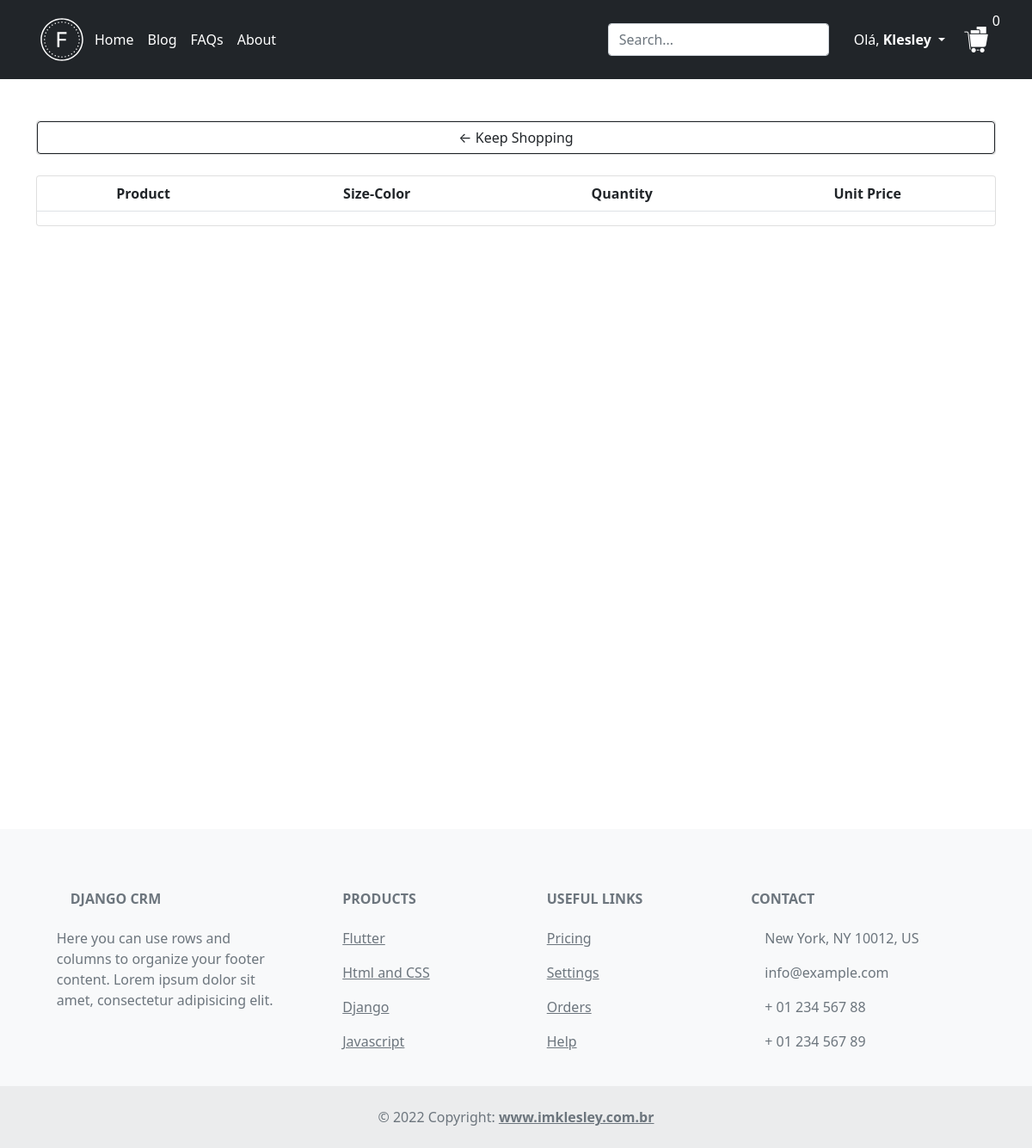
The app's page /cart/ (signed in), older data.
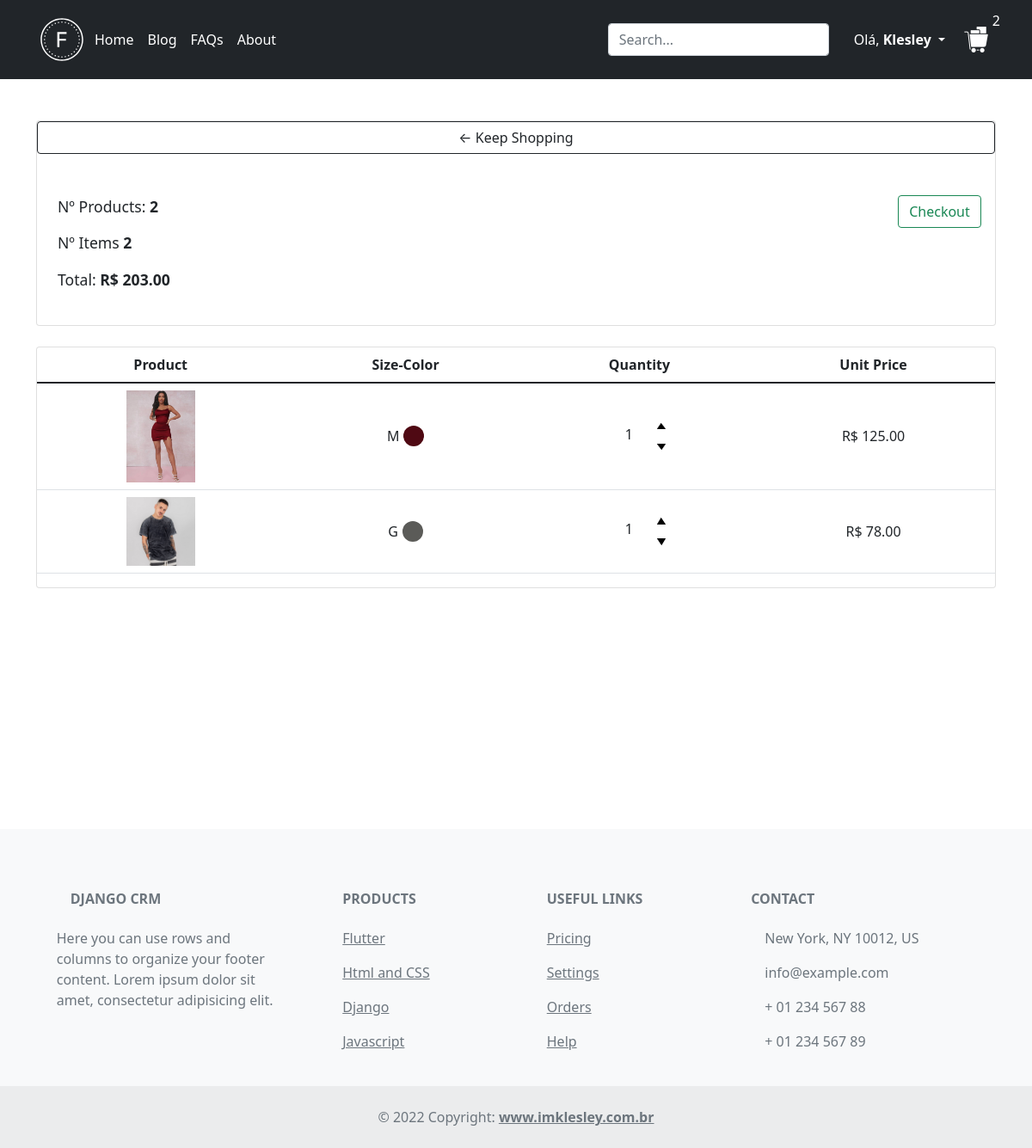
The same page, newer data.
### store/models.py (models this page shows, shortened)
class Order(models.Model):
    PROCESSING_PAYMENT = 'PP'
    SEPARATING_PRODUCTS = 'SP'
    OUT_FOR_DELIVERY = 'OFD'
    PRODUCTS_DELIVERED = 'PD'
    STATUS = ((PROCESSING_PAYMENT, 'Processing Payment'), (SEPARATING_PRODUCTS, 'Separating Products'),
              (OUT_FOR_DELIVERY, 'Out For Delivery'), (PRODUCTS_DELIVERED, 'Products Delivered'))
    customer = models.ForeignKey(Customer, null=True, blank=False, on_delete=models.SET_NULL)
    date_ordered = models.DateTimeField(auto_now_add=True)
    on_cart = models.BooleanField(default=True)
    status = models.CharField(max_length=100, choices=STATUS, blank=True)
    @property
    def total_price(self):
        order_items = self.orderitem_set.filter(order_id=self.id)
        total = 0
        for item in order_items:
            total += item.price * item.quantity
        return total
    @property
    def quantity_items(self):
        order_items = OrderItem.objects.filter(order_id=self.id)
        quantity = 0
        for item in order_items:
            quantity += item.quantity
        return quantity

class OrderItem(models.Model):
    order = models.ForeignKey(Order, null=True, blank=False, on_delete=models.CASCADE)
    product = models.ForeignKey(Product, null=True, blank=False, on_delete=models.CASCADE)
    size = models.ForeignKey(Size, null=True, blank=False, on_delete=models.CASCADE)
    color = models.ForeignKey(Color, null=True, blank=True, on_delete=models.CASCADE)
    price = models.DecimalField(max_digits=7, decimal_places=2, null=False, blank=False)
    quantity = models.IntegerField(default=0, null=False, blank=False)
    date_added = models.DateTimeField(auto_now_add=True)

class Product(models.Model):
    name = models.CharField(max_length=200, null=False, blank=False)
    old_price = models.DecimalField(max_digits=7, decimal_places=2, null=False, blank=False)
    price = models.DecimalField(max_digits=7, decimal_places=2, null=False, blank=False)
    description = models.TextField(null=False, blank=True)
    visible = models.BooleanField(default=True, null=False, blank=False)
    category = models.ForeignKey(Category, null=False, blank=False, on_delete=models.CASCADE)
    gallery = models.OneToOneField(Gallery, on_delete=models.CASCADE)
    size_table = models.OneToOneField(SizeTable, null=False, blank=False, on_delete=models.CASCADE)

class Gallery(models.Model):
    name = models.CharField(max_length=200, null=False, blank=False)
    date_created = models.DateTimeField(auto_now_add=True)

class ProductImage(models.Model):
    image = models.ImageField(upload_to=upload_location, null=False, blank=False)
    about = models.CharField(max_length=200, null=True, blank=False)
    gallery = models.ForeignKey(Gallery, on_delete=models.CASCADE, null=True)

class Size(models.Model):
    name = models.CharField(max_length=200, null=True, blank=False)
    size_table = models.ForeignKey(SizeTable, null=False, blank=False, on_delete=models.CASCADE)
    color_table = models.ForeignKey(ColorTable, null=True, blank=True, on_delete=models.CASCADE)
    date_created = models.DateTimeField(auto_now_add=True)

class Color(models.Model):
    name = models.CharField(max_length=200, null=False, blank=False)
    hex_color = models.CharField(max_length=7, null=True, blank=True)
    quantity = models.IntegerField(null=False, blank=False)
    color_table = models.ForeignKey(ColorTable, null=True, blank=True, on_delete=models.CASCADE)
    date_created = models.DateTimeField(auto_now_add=True)

### store/views.py (the view)
# urls.py: path('cart/', cart, name='cart'),
def cart(request):
    context = {}
    context['order'] = cart_data(request)
    return render(request, 'store/cart.html', context)

### store/utils.py (called while the page is built)
def cart_data(request):
    user = request.user
    if user.is_authenticated:
        customer = user.customer
        order, created = Order.objects.get_or_create(
            customer=customer, on_cart=True)
    else:
        order = cookie_cart(request=request)
    return order

### store/templates/store/cart.html (shortened to what the changed rows need)
{% extends 'base.html' %}
{% load static %}
{% block content %}
    <br>
    <div class="row">
        <div class="col-lg-12">
            <div class="card">
                {% if order.orderitem_set.count > 0 %}
                    <br>
                    <div class="d-flex justify-content-between m-4">
                        <div class="col-lg-11">
                            <p style="font-size: 1.1rem">Nº Products: <strong>{{ order.orderitem_set.count }}</strong>
                            </p>
                            <p style="font-size: 1.1rem">Nº Items <strong>{{ order.quantity_items }}</strong></p>
                            <p style="font-size: 1.1rem">Total: <strong>R$ {{ order.total_price }}</strong></p>
                        </div>
                        <div class="col-lg-1">
                            <a class="btn btn-outline-success btn-md" href="{% url 'store:checkout' %}">Checkout</a>
                        </div>
                    </div>
                {% endif %}
            </div>
            <br>
            <div class="card">
                <table class="table">
                    <thead>
                    <tr>
                        <th class="text-center" scope="col">Product</th>
                        <th class="text-center" scope="col">Size-Color</th>
                        <th class="text-center" scope="col">Quantity</th>
                        <th class="text-center" scope="col">Unit Price</th>
                    </tr>
                    </thead>
                    <tbody>
                    {% for item in order.orderitem_set.all %}
                        <tr class="text-center" style="vertical-align: middle">
                            <td><img
                                    src="{{ item.product.gallery.productimage_set.all.0.image.url }}"
                                    alt="" width="80em"></td>
                            <td>
                                <div class="d-flex justify-content-center">
                                    <div style="padding-right: 0.3em">
                                        {{ item.size.name }}
                                    </div>
                                    <div class="rounded-circle"
                                         style=" height: 1.5em;width:1.5em; background:  {{ item.color.hex_color }}"></div>
                                </div>
                            </td>
                            <td>
                                <div class="d-flex justify-content-center ">
                                    <div class="row  d-flex justify-content-center">
                                        <div class="col-6">
                                            <p id="product-{{ item.product.id }}-{{ item.size.id }}-{{ item.color.id }}"
                                               style="padding-top: 0.7em">{{ item.quantity }}</p>
                                        </div>
                                        <div class="col-1">
                                            <a class="update-cart" data-action="add" style="cursor: pointer;"
                                               data-product="{{ item.product.id }}" data-color="{{ item.color.id }}"
                                               data-size="{{ item.size.id }}">
                                                <img src="{% static 'store/images/arrow-up.png' %}" width="10em" alt="">
                                            </a>
                                            <a class="update-cart" data-action="remove" style="cursor: pointer;"
                                               data-product="{{ item.product.id }}" data-color="{{ item.color.id }}"
                                               data-size="{{ item.size.id }}">
                                                <img src="{% static 'store/images/arrow-down.png' %}" width="10em"
                                                     alt="">
                                            </a>
                                        </div>
                                    </div>
                                </div>
                            </td>
                            <td>R$ {{ item.product.price }}</td>
                        </tr>
                    {% endfor %}
                    </tbody>
                </table>
            </div>
        </div>
    </div>
{% endblock %}

### store/templates/store/snippets/navbar.html (shortened to what this page needs)
{% load static %}
<header class="p-3 bg-dark text-white">
    <div class="container">
        <div class="d-flex flex-wrap align-items-center justify-content-center">
            <a href="{% url 'store:home' %}" title="Facilita Aí!"
               class="d-flex align-items-center mb-2 mb-lg-0 text-white text-decoration-none">
                <img src="{% static 'base/images/icons/logo/logo.svg' %}" alt="Logo Facilita Aí!" height="60">
            </a>
            <ul class="nav col-12 col-lg-auto me-lg-auto mb-2 justify-content-center mb-md-0">
                <li><a href="{% url 'store:home' %}" class="nav-link px-2 text-white">Home</a></li>
                <li><a href="#" class="nav-link px-2 text-white">Blog</a></li>
                <li><a href="#" class="nav-link px-2 text-white">FAQs</a></li>
                <li><a href="#" class="nav-link px-2 text-white">About</a></li>
            </ul>
            <form class="col-12 col-lg-auto mb-3 mb-lg-0 me-lg-3">
                <input type="search" class="form-control form-control-dark" placeholder="Search..." aria-label="Search">
            </form>
            <div class="text-end">
                {% if request.user.is_authenticated %}
                    <div class="dropdown">
                        <button class="btn dropdown-toggle light" type="button" id="dropdownMenuButton" data-toggle="dropdown" aria-haspopup="true" aria-expanded="false" style="color:white">
                            Olá, <strong>{{ request.user.customer.name.split.0 }}</strong>
                        </button>
                    </div>
                {% else %}
                    <button type="button" class="btn btn-outline-light me-2">Login</button>
                    <button type="button" class="btn btn-primary">Sign-up</button>
                {% endif %}
            </div>
            <div>
                <a class="p-2" href="{% url 'store:cart' %}" title="Your Shopping Cart" style="position: relative">
                    <img src="{% static 'base/images/icons/shopping_cart.png' %}" height="30" alt="Shopping Cart">
                    <p id="quantity_of_items" style="position: absolute;top: -0.8em;right:
                            {% if order.quantity_items <= 9 %}
                                -.3em
                            {% elif order.quantity_items <= 99 %}
                                -.8em
                            {% endif %};
                            color: white; font-weight: normal; ">
                        {{ order.quantity_items }}</p>
                </a>
            </div>
        </div>
    </div>
</header>
<br>

Row changes from the older to the newer data that the page shows:
shown differently, row unchanged: Order: quantity_items "0" → "2"; orderitem_set.count (not shown) → "2"; quantity_items (not shown) → "2"; total_price (not shown) → "203.00"
added OrderItem: product.gallery.productimage_set.all.0.image (picture), size.name "M", quantity "1", product.price "125.00"
added OrderItem: product.gallery.productimage_set.all.0.image (picture), size.name "G", quantity "1", product.price "78.00"
Text that changed along with them:
text now shown: "Nº Products: Nº Items Total: R$ Checkout"
